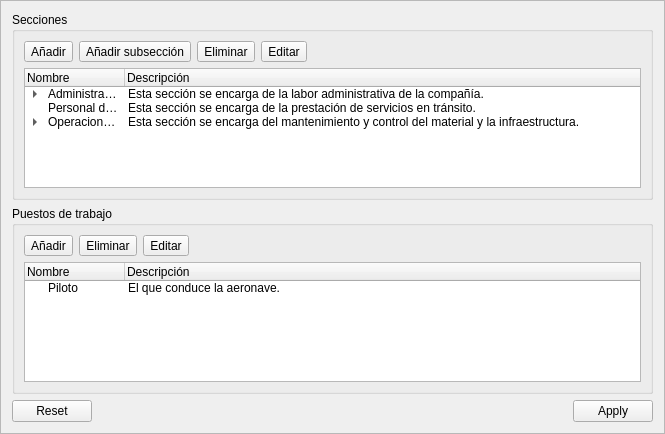
<?xml version="1.0" encoding="UTF-8"?>
<ui version="4.0">
 <class>FOrgLaboral</class>
 <widget class="QFrame" name="FOrgLaboral">
  <property name="geometry">
   <rect>
    <x>0</x>
    <y>0</y>
    <width>665</width>
    <height>434</height>
   </rect>
  </property>
  <property name="windowTitle">
   <string>Frame</string>
  </property>
  <property name="frameShape">
   <enum>QFrame::StyledPanel</enum>
  </property>
  <property name="frameShadow">
   <enum>QFrame::Raised</enum>
  </property>
  <layout class="QVBoxLayout" name="verticalLayout_3">
   <item>
    <widget class="QGroupBox" name="gbox_Secciones">
     <property name="title">
      <string>Secciones</string>
     </property>
     <layout class="QVBoxLayout" name="verticalLayout">
      <item>
       <layout class="QHBoxLayout" name="horizontalLayout">
        <item>
         <widget class="QToolButton" name="addSecciones">
          <property name="text">
           <string>Añadir</string>
          </property>
          <property name="icon">
           <iconset resource="appRes.qrc">
            <normaloff>:/Icons/tango-icons/16x16/actions/list-add.png</normaloff>:/Icons/tango-icons/16x16/actions/list-add.png</iconset>
          </property>
         </widget>
        </item>
        <item>
         <widget class="QToolButton" name="toolButton">
          <property name="text">
           <string>Añadir subsección</string>
          </property>
          <property name="icon">
           <iconset resource="appRes.qrc">
            <normaloff>:/Icons/tango-icons/16x16/categories/applications-office.png</normaloff>:/Icons/tango-icons/16x16/categories/applications-office.png</iconset>
          </property>
         </widget>
        </item>
        <item>
         <widget class="QToolButton" name="removeSecciones">
          <property name="text">
           <string>Eliminar</string>
          </property>
          <property name="icon">
           <iconset resource="appRes.qrc">
            <normaloff>:/Icons/tango-icons/16x16/actions/list-remove.png</normaloff>:/Icons/tango-icons/16x16/actions/list-remove.png</iconset>
          </property>
         </widget>
        </item>
        <item>
         <widget class="QToolButton" name="editSecciones">
          <property name="text">
           <string>Editar</string>
          </property>
          <property name="icon">
           <iconset resource="appRes.qrc">
            <normaloff>:/Icons/tango-icons/16x16/actions/document-properties.png</normaloff>:/Icons/tango-icons/16x16/actions/document-properties.png</iconset>
          </property>
         </widget>
        </item>
        <item>
         <spacer name="spacerSecciones">
          <property name="orientation">
           <enum>Qt::Horizontal</enum>
          </property>
          <property name="sizeHint" stdset="0">
           <size>
            <width>468</width>
            <height>20</height>
           </size>
          </property>
         </spacer>
        </item>
       </layout>
      </item>
      <item>
       <widget class="QTreeWidget" name="list_secciones">
        <column>
         <property name="text">
          <string>Nombre</string>
         </property>
        </column>
        <column>
         <property name="text">
          <string>Descripción</string>
         </property>
        </column>
        <item>
         <property name="text">
          <string>Administración</string>
         </property>
         <property name="text">
          <string>Esta sección se encarga de la labor administrativa de la compañía.</string>
         </property>
         <item>
          <property name="text">
           <string>Sección de Recursos Humanos</string>
          </property>
          <property name="text">
           <string>...</string>
          </property>
         </item>
         <item>
          <property name="text">
           <string>Sección de Contabilidad</string>
          </property>
          <property name="text">
           <string>...</string>
          </property>
         </item>
         <item>
          <property name="text">
           <string>Sección de Planificación</string>
          </property>
          <property name="text">
           <string>...</string>
          </property>
         </item>
        </item>
        <item>
         <property name="text">
          <string>Personal de a bordo</string>
         </property>
         <property name="text">
          <string>Esta sección se encarga de la prestación de servicios en tránsito.</string>
         </property>
        </item>
        <item>
         <property name="text">
          <string>Operaciones y mantenimiento</string>
         </property>
         <property name="text">
          <string>Esta sección se encarga del mantenimiento y control del material y la infraestructura.</string>
         </property>
         <item>
          <property name="text">
           <string>Sección de Almacén</string>
          </property>
          <property name="text">
           <string>..</string>
          </property>
         </item>
         <item>
          <property name="text">
           <string>Sección de Mantenimiento</string>
          </property>
          <property name="text">
           <string>...</string>
          </property>
         </item>
         <item>
          <property name="text">
           <string>Sección de I+D</string>
          </property>
          <property name="text">
           <string>...</string>
          </property>
         </item>
         <item>
          <property name="text">
           <string>Sección de Seguridad</string>
          </property>
          <property name="text">
           <string>...</string>
          </property>
         </item>
        </item>
       </widget>
      </item>
     </layout>
    </widget>
   </item>
   <item>
    <widget class="QGroupBox" name="gbox_puestos">
     <property name="title">
      <string>Puestos de trabajo</string>
     </property>
     <layout class="QVBoxLayout" name="verticalLayout_2">
      <item>
       <layout class="QHBoxLayout" name="bar_Puestos">
        <item>
         <widget class="QToolButton" name="addPuestos">
          <property name="text">
           <string>Añadir</string>
          </property>
          <property name="icon">
           <iconset resource="appRes.qrc">
            <normaloff>:/Icons/tango-icons/16x16/actions/list-add.png</normaloff>:/Icons/tango-icons/16x16/actions/list-add.png</iconset>
          </property>
         </widget>
        </item>
        <item>
         <widget class="QToolButton" name="rmPuestos">
          <property name="text">
           <string>Eliminar</string>
          </property>
          <property name="icon">
           <iconset resource="appRes.qrc">
            <normaloff>:/Icons/tango-icons/16x16/actions/list-remove.png</normaloff>:/Icons/tango-icons/16x16/actions/list-remove.png</iconset>
          </property>
         </widget>
        </item>
        <item>
         <widget class="QToolButton" name="editPuestos">
          <property name="text">
           <string>Editar</string>
          </property>
          <property name="icon">
           <iconset resource="appRes.qrc">
            <normaloff>:/Icons/tango-icons/16x16/actions/document-properties.png</normaloff>:/Icons/tango-icons/16x16/actions/document-properties.png</iconset>
          </property>
         </widget>
        </item>
        <item>
         <spacer name="spacerPuestos">
          <property name="orientation">
           <enum>Qt::Horizontal</enum>
          </property>
          <property name="sizeHint" stdset="0">
           <size>
            <width>468</width>
            <height>20</height>
           </size>
          </property>
         </spacer>
        </item>
       </layout>
      </item>
      <item>
       <widget class="QTreeWidget" name="list_puestos">
        <column>
         <property name="text">
          <string>Nombre</string>
         </property>
        </column>
        <column>
         <property name="text">
          <string>Descripción</string>
         </property>
        </column>
        <item>
         <property name="text">
          <string>Piloto</string>
         </property>
         <property name="text">
          <string>El que conduce la aeronave.</string>
         </property>
        </item>
       </widget>
      </item>
     </layout>
    </widget>
   </item>
   <item>
    <widget class="QDialogButtonBox" name="botones">
     <property name="standardButtons">
      <set>QDialogButtonBox::Apply|QDialogButtonBox::Reset</set>
     </property>
    </widget>
   </item>
  </layout>
 </widget>
 <resources>
  <include location="appRes.qrc"/>
 </resources>
 <connections/>
</ui>
